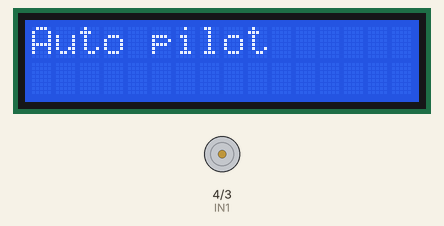
A sketch run on a simulated Arduino Uno, built with avr-gcc and run on an emulated ATmega328P. On the bench: 16×2 character LCD, motor-driver pin pairs drawn as motors (green arrow = first pin HIGH = forward, orange = second pin HIGH = backward, longer = more drive, scaled by the enable pin). What the sketch prints to the serial monitor is not drawn.

Above: at 0.1 s.
At 1.53 s:
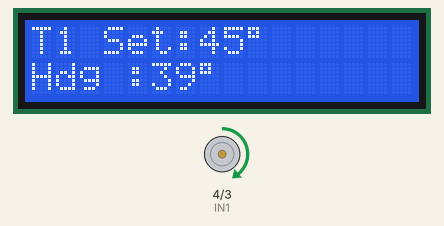
At 3.66 s:
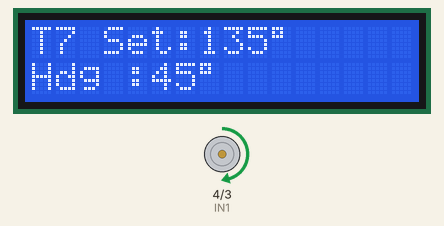
At 5.9 s:
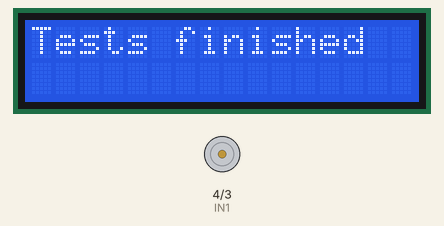
Timing chart, 0 to 7.4 s (numbered marks = the images above):
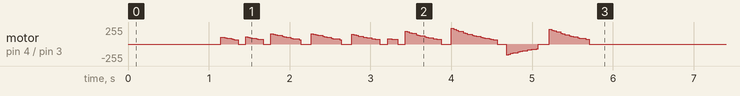

The sketch:

MIAB1_1.ino
```cpp
#include <Wire.h>
#include <LiquidCrystal_I2C.h>

// LCD at address 0x20 (Tinkercad)
LiquidCrystal_I2C lcd(0x20, 16, 2);

// Pins
const int EN1 = 5;   // PWM enable
const int IN1 = 4;
const int IN2 = 3;

// Dead band to avoid oscillation around the setpoint
const int TOLERANCE = 5;

// Simulated compass: the heading changes according to the motor command.
// The physical heading potentiometer is not read; the heading is computed here.
const float DT          = 0.1;   // simulated time step (s)
const float MAX_SPEED   = 30.0;  // rotation speed at PWM 255 (deg/s)
const float INERTIA     = 0.3;   // fraction of the speed gap closed each step (0..1)

// Automatic test series: one setpoint per test
const int NB_TESTS = 10;
const int SETPOINTS[NB_TESTS] = {45, 90, 180, 270, 350, 10, 135, 300, 200, 0};
const float MAX_DURATION    = 20.0; // maximum duration of a test (s)
const float STABLE_DURATION = 2.0;  // time spent within tolerance to validate a test (s)
const int LOG_STEP          = 5;    // log one line every 5 steps (0.5 s)

float heading = 0;       // simulated heading (deg)
float angSpeed = 0;      // simulated rotation speed (deg/s)
int test = 0;
float t = 0;             // elapsed time within the test (s)
float tStable = 0;
float tResponse = -1;    // first time the error enters the dead band (s)
float overshoot = 0;     // largest error measured on the wrong side of the setpoint (deg)
int startSign = 0;
int startHeading = 0;
long step = 0;

// Shortest-path angular error, wrapped to the range -180..+180 deg
int angularError(int setpoint, float currentHeading) {
  int error = setpoint - (int)round(currentHeading);
  if (error > 180)  error -= 360;
  if (error < -180) error += 360;
  return error;
}

void driveMotor(int direction, int speed) {
  if (direction == 0) {
    // Heading reached: stop
    digitalWrite(IN1, LOW);
    digitalWrite(IN2, LOW);
    analogWrite(EN1, 0);
  } else if (direction > 0) {
    // Turn one way
    digitalWrite(IN1, HIGH);
    digitalWrite(IN2, LOW);
    analogWrite(EN1, speed);
  } else {
    // Turn the other way
    digitalWrite(IN1, LOW);
    digitalWrite(IN2, HIGH);
    analogWrite(EN1, speed);
  }
}

// Reset the per-test counters before starting a new test
void startTest() {
  t = 0;
  tStable = 0;
  tResponse = -1;
  overshoot = 0;
  step = 0;
  startHeading = (int)round(heading) % 360;
  int error = angularError(SETPOINTS[test], heading);
  startSign = (error > 0) - (error < 0);
}

void setup() {
  pinMode(EN1, OUTPUT);
  pinMode(IN1, OUTPUT);
  pinMode(IN2, OUTPUT);
  Serial.begin(9600);

  lcd.init();
  lcd.backlight();
  lcd.print("Auto pilot");
  delay(1000);
  lcd.clear();

  // CSV headers: D = sample line, R = per-test summary line
  Serial.println("# D,test,t_s,setpoint,heading,error,pwm");
  Serial.println("# R,test,setpoint,start_heading,final_heading,final_error,t_response_s,overshoot,duration_s");
  startTest();
}

void loop() {
  if (test >= NB_TESTS) {
    driveMotor(0, 0);
    return;
  }
  int setpoint = SETPOINTS[test];

  // --- 1. Angular error ---
  int error = angularError(setpoint, heading);

  // --- 2. Motor command: PWM grows with the error, zero inside the dead band ---
  int direction = 0;
  int speed = 0;
  if (abs(error) > TOLERANCE) {
    direction = error > 0 ? 1 : -1;
    speed = constrain(map(abs(error), 0, 180, 60, 255), 0, 255);
  }
  driveMotor(direction, speed);

  // --- 3. Simulated compass: the motor turns the heading (first-order inertia) ---
  float targetSpeed = direction * MAX_SPEED * speed / 255.0;
  angSpeed += (targetSpeed - angSpeed) * INERTIA;
  heading += angSpeed * DT;
  if (heading >= 360) heading -= 360;
  if (heading < 0)    heading += 360;
  t += DT;
  step++;

  // --- 4. Test metrics (response time and overshoot) ---
  error = angularError(setpoint, heading);
  if (error * startSign < 0) overshoot = max(overshoot, (float)abs(error));
  if (abs(error) <= TOLERANCE) {
    if (tResponse < 0) tResponse = t;
    tStable += DT;
  } else {
    tStable = 0;
  }

  // --- 5. Serial logging ---
  if (step % LOG_STEP == 0) {
    Serial.print("D,");
    Serial.print(test + 1);    Serial.print(",");
    Serial.print(t, 1);        Serial.print(",");
    Serial.print(setpoint);    Serial.print(",");
    Serial.print(heading, 1);  Serial.print(",");
    Serial.print(error);       Serial.print(",");
    Serial.println(direction * speed);
  }

  // The I2C screen slows Tinkercad down a lot: refresh only every 2 simulated seconds
  if (step % (4 * LOG_STEP) == 0) {
    lcd.setCursor(0, 0);
    lcd.print("T");
    lcd.print(test + 1);
    lcd.print(" Set:");
    lcd.print(setpoint);
    lcd.print((char)223); // degree symbol
    lcd.print("   ");

    lcd.setCursor(0, 1);
    lcd.print("Hdg :");
    lcd.print((int)round(heading) % 360);
    lcd.print((char)223);
    lcd.print("      ");
  }

  // --- 6. End of test: stable within tolerance, or maximum duration reached ---
  if (tStable >= STABLE_DURATION || t >= MAX_DURATION) {
    Serial.print("R,");
    Serial.print(test + 1);            Serial.print(",");
    Serial.print(setpoint);            Serial.print(",");
    Serial.print(startHeading);        Serial.print(",");
    Serial.print(heading, 1);          Serial.print(",");
    Serial.print(error);               Serial.print(",");
    Serial.print(tResponse, 1);        Serial.print(",");
    Serial.print(overshoot, 1);        Serial.print(",");
    Serial.println(t, 1);

    test++;
    if (test >= NB_TESTS) {
      Serial.println("# END");
      lcd.clear();
      lcd.print("Tests finished");
    } else {
      startTest();
    }
  }
}
```
